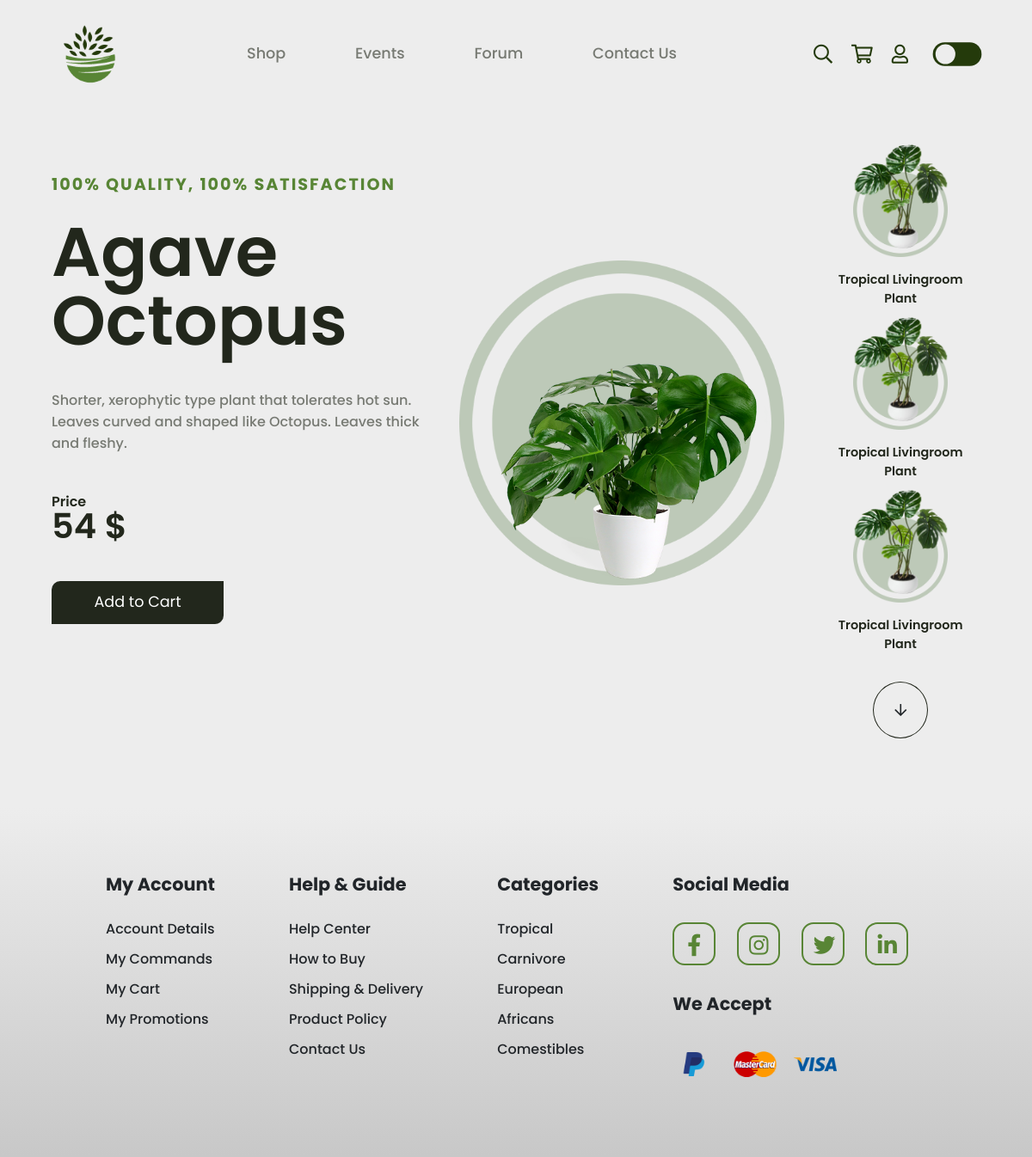
The page /website/pages/selected-product.php?product_id=1 on the database its author committed.
### tables this page shows
CREATE TABLE product(
   product_id INT AUTO_INCREMENT,
   name VARCHAR(50)  NOT NULL,
   short_description VARCHAR(150)  NOT NULL,
   long_description VARCHAR(500)  NOT NULL,
   price_excl_tax DECIMAL(15,2)   NOT NULL,
   stock_quantity INT NOT NULL,
   tax_id INT NOT NULL,
   image_id INT NOT NULL,
   category_id INT NOT NULL,
   PRIMARY KEY(product_id),
   FOREIGN KEY(tax_id) REFERENCES tax(tax_id),
   FOREIGN KEY(image_id) REFERENCES image(image_id),
   FOREIGN KEY(category_id) REFERENCES category(category_id)
);

CREATE TABLE tax(
   tax_id INT AUTO_INCREMENT,
   rate DECIMAL(15,2)   NOT NULL,
   PRIMARY KEY(tax_id)
);

CREATE TABLE image(
   image_id INT AUTO_INCREMENT,
   url VARCHAR(255)  NOT NULL,
   PRIMARY KEY(image_id)
);

### database/DBController.php (called while the page is built, shortened)
<?php
    class DBController
    {
        protected $host = '127.0.0.1';
        protected $user = 'root';
        protected $pwd = '#Apomposelli1';
        protected $database = 'tropicalinterior';
        public function __construct()
        {
            $this->con = mysqli_connect($this->host, $this->user, $this->pwd, $this->database);
        }
    }
?>

### utilities.php (called while the page is built, shortened)
<?php
    function debug_to_console($data) {
        $output = $data;
    }
    require(__DIR__."/database/DBController.php");
    $db = new DBController();
    require(__DIR__."/database/CustomRequest.php");
    $customRequest = new CustomRequest($db);
?>

### database/CustomRequest.php (called while the page is built, shortened)
<?php
    class CustomRequest
    {
        public $db = null;
        public function __construct(DBController $db)
        {
            $this->db = $db;
        }
        public function getData($query)
        {
            $result = $this->db->con->query($query);
            $resultArray = array();
            while($item = mysqli_fetch_array($result, MYSQLI_ASSOC))
            {
                $resultArray[] = $item;
            }
            return $resultArray;
        }
    }
?>

### website/pages/selected-product.php (the view, shortened to what this page needs)
<?php require_once('../../utilities.php'); ?>
<html>
    <head>
        <link href="https://cdn.jsdelivr.net/npm/bootstrap@5.1.3/dist/css/bootstrap.min.css" rel="stylesheet"
>
        <link rel="stylesheet" href="../css/reset.css">
        <link rel="stylesheet" href="../css/all.css">
        <link rel="stylesheet" href="../css/global.css">
        <link rel="stylesheet" href="../css/navbar.css">
        <link rel="stylesheet" href="../css/authentication-modal.css">
        <link rel="stylesheet" href="../css/selected-product.css">
        <link rel="stylesheet" href="../css/footer.css">
    </head>
    <body>
        <header>
            <?php include '../components/navbar.php'; ?>
        </header>
        <main>
            <?php
                if(isset($_GET['product_id']) && $_GET['product_id'] != "")
                {
                    $productInfo = $customRequest->getData(
                        "SELECT p.name, p.short_description, p.price_excl_tax, t.rate AS tax_rate, i.url AS image_url
                        FROM product p
                        LEFT JOIN (tax t CROSS JOIN image i) ON (p.tax_id = t.tax_id AND p.image_id = i.image_id)
                        WHERE p.product_id = {$_GET['product_id']};
                    ")[0];
                }
            ?>
            <div class="product_informations_main_container">
                <div class="name_description_price_buy_container">
                    <p class="quality_band_title">100% QUALITY, 100% SATISFACTION</p>
                    <p class="product_name_title"><?= $productInfo['name'] ?></p>
                    <p class="product_description"><?= $productInfo['short_description'] ?></p>
                    <p class="price_title">Price</p>
                    <p class="price_value"><?= ($productInfo['price_excl_tax'] + ($productInfo['price_excl_tax'] * $productInfo['tax_rate'] / 100)) ?> $</p>
                    <div class="add_to_cart_button">Add to Cart</div>
                </div>
                <div class="design_image_container">
                    <img src="<?= $productInfo['image_url'] ?>" alt="product_image" class="product_image">
                </div>
                <div class="more_offers_container">
                    <div class="more_offer_item">
                        <div class="more_offer_item_image_container">
                            <img src="/website/graphics/img/plant1.png" alt="product_image" class="more_product_image">
                        </div>
                        <p class="more_offer_product_name">Tropical Livingroom Plant</p>
                    </div>
                    <div class="more_offer_item">
                        <div class="more_offer_item_image_container">
                            <img src="/website/graphics/img/plant1.png" alt="product_image" class="more_product_image">
                        </div>
                        <p class="more_offer_product_name">Tropical Livingroom Plant</p>
                    </div>
                    <div class="more_offer_item">
                        <div class="more_offer_item_image_container">
                            <img src="/website/graphics/img/plant1.png" alt="product_image" class="more_product_image">
                        </div>
                        <p class="more_offer_product_name">Tropical Livingroom Plant</p>
                    </div>
                    <i class="more_arrow_button far fa-arrow-down"></i>
                </div>
            </div>
        </main>
        <footer>
            <?php include '../components/footer.php'; ?>
        </footer>
    </body>
</html>

### website/css/global.css (style rules this page uses)
body { width: 100%; background-color: #ededed; display: flex; flex-direction: column; align-items: center; margin: 0; line-height: 1; transition: background-color 0.2s linear; }
header, main, footer { display: flex; justify-content: center; width: 100%; }

### website/css/selected-product.css (style rules this page uses)
.product_informations_main_container { display: flex; justify-content: space-between; width: 90%; margin-bottom: 5em; }
.name_description_price_buy_container { padding-top: 5em; width: 40%; }
.quality_band_title { color: #588535; font-size: 1.2rem; font-weight: 700; letter-spacing: 2px; margin-bottom: 1.5em; }
.product_name_title { color: #22271c; font-size: 5rem; font-weight: 600; margin-bottom: 0.5em; }
.product_description { color: #777a73; font-size: 1rem; font-weight: 500; line-height: 25px; margin-bottom: 3em; }
.price_title { color: #22271c; font-size: 1rem; font-weight: 600; }
.price_value { color: #22271c; font-size: 2.5rem; font-weight: 600; margin-bottom: 1.1em; }
.add_to_cart_button { background-color: #22271c; color: #fff; display: flex; align-items: center; justify-content: center; width: 200px; height: 50px; border-radius: 10px 0px 10px 0px; font-weight: normal; font-size: 1.1rem; margin-right: 10px; padding: 10px; overflow: hidden; transition: transform 0.3s; }
.design_image_container { width: 35%; position: relative; display: flex; justify-content: center; align-items: center; }
.product_image { width: 90%; position: absolute; z-index: 4; }
.more_offers_container { display: flex; flex-direction: column; align-items: center; padding-top: 4em; }
.more_offer_item_image_container { width: 110px; height: 110px; position: relative; display: flex; justify-content: center; align-items: center; margin-bottom: 1em; }
.more_offer_item { display: flex; flex-direction: column; justify-content: center; align-items: center; margin-bottom: 2em; }
.more_product_image { padding-bottom: 2em; width: 110%; z-index: 4; position: absolute; }
.more_offer_product_name { width: 80%; text-align: center; line-height: 1.5em; color: #22271c; font-size: 0.9rem; font-weight: 600; }
.more_arrow_button { border: 1px solid #22271c; border-radius: 50%; padding: 1.5em; transition: transform 0.3s; }

### rows shown on the page
product: name "Agave Octopus", short_description "Shorter, xerophytic type plant that tolerates hot sun. Leaves curved and shaped like Octopus. Leaves thick and fleshy.", price_excl_tax.rate "54", image.url (picture)
